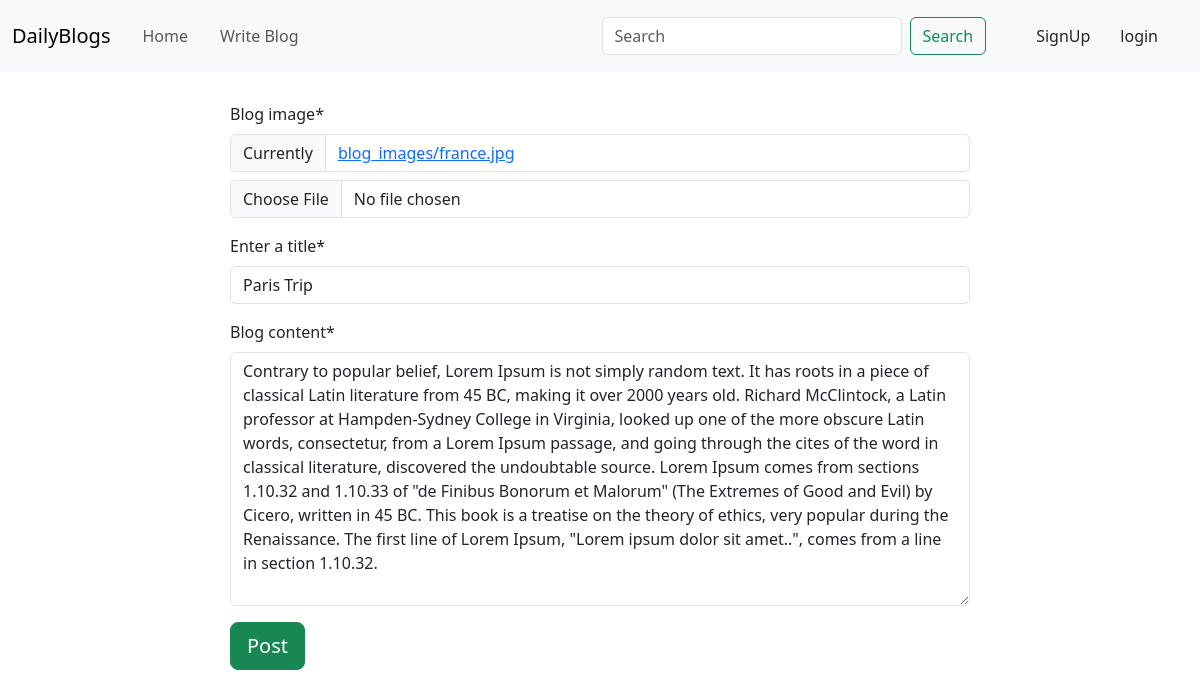
/blog/update-blog/3, run on an earlier commit of the app's database.
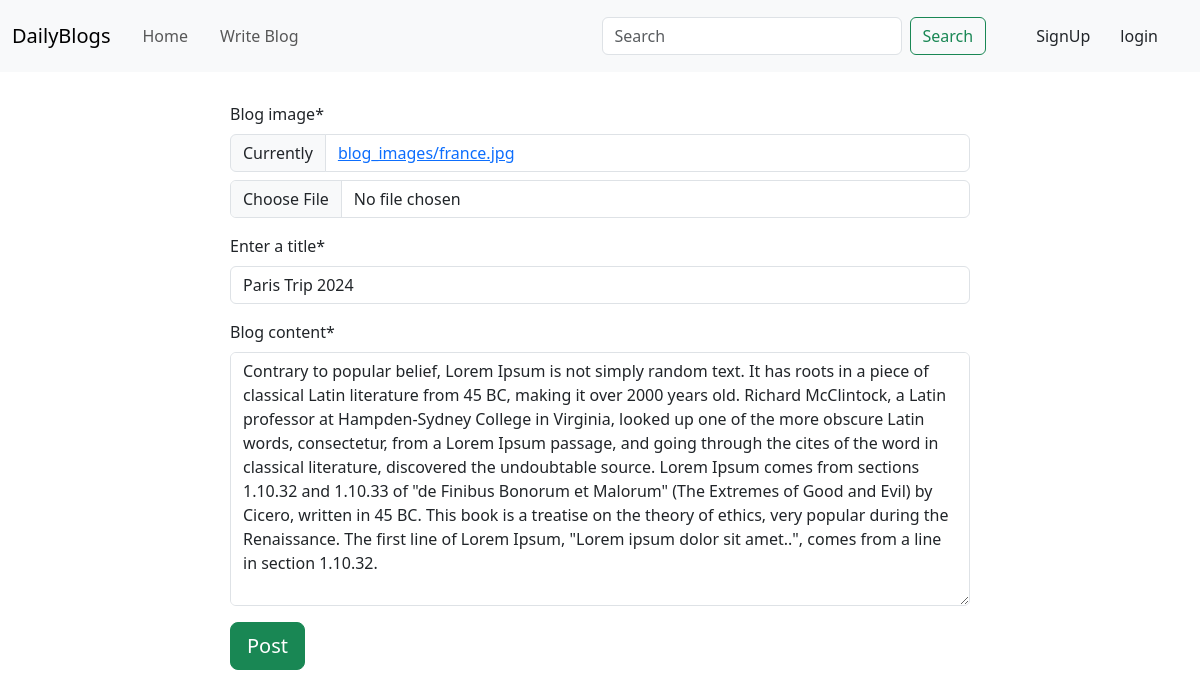
And on a later commit of the database.
### blogApp/models.py (models this page shows, shortened)
class Blog(models.Model):
    author = models.ForeignKey(User, on_delete=models.CASCADE, related_name='post_author')
    blog_title = models.CharField(max_length=200, verbose_name='Enter a title')
    slug = models.SlugField(max_length=264, unique=True)
    blog_content = models.TextField()
    blog_image = models.ImageField(upload_to='blog_images/')
    publish_date = models.DateTimeField(auto_now_add=True)
    update_date = models.DateTimeField(auto_now=True)
    class Meta:
        ordering = ['-update_date']

### blogApp/views.py (the view, shortened to what this page needs)
# urls.py: path('update-blog/<int:pk>', views.UpdateBlog.as_view(), name='update-blog'),
class UpdateBlog(UpdateView):
    model = Blog
    fields = ['blog_image', 'blog_title', 'blog_content']
    template_name = 'blogApp/write_blog.html'

### templates/blogApp/write_blog.html (shortened to what this page needs)
{% extends 'base.html' %}
{% load static %}
{% load crispy_forms_tags %}
{% block main_block %}
    <div class="container col-8" style="padding: 30px">
        <form method="POST" enctype="multipart/form-data">
            {{ form|crispy }}
            <button type="submit" class="btn btn-success btn-lg">Post</button>
        </form>
    </div>
{% endblock %}

What changed in the data, as far as the page shows it:
changed Blog: blog_title "Paris Trip" → "Paris Trip 2024"
